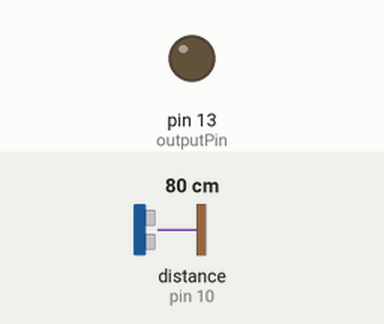
A sketch run on a simulated Arduino Uno, built with avr-gcc and run on an emulated ATmega328P. On the bench: output pins drawn as LEDs (lit = HIGH). Wiring (inferred from the names in the program): ultrasonic range finder: trigger pin 9; echo pin 10. The test bench sets the inputs (shaded band); at power-on: distance to the obstacle (sensor on pin 10) 80 cm. The echo pulse lasts 58.3 µs per cm; pins used as bus, display or sensor lines are not drawn.

Above: at 0.3 s.
Timing chart, 0 to 1.8 s (numbered marks = the images above):
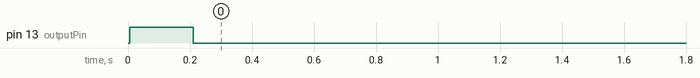

Measured:
- by itself, pin 13 (outputPin): LOW → HIGH at 0.01 s, → LOW 0.21 s later

The sketch:

ultrasonic_movement_sensor.ino
```cpp
const int trigPin = 9;
const int echoPin = 10;
const int outputPin = 13;  //output pin
const int motionThreshold = 5;
long previousDistance = 0;
long currentDistance = 0;

void setup() {
  pinMode(trigPin, OUTPUT);
  pinMode(echoPin, INPUT);
  pinMode(outputPin, OUTPUT);
}

void loop() {
  currentDistance = measureDistance();
  if (abs(currentDistance - previousDistance) > motionThreshold) {
    digitalWrite(outputPin, HIGH);
  } else {
    digitalWrite(outputPin, LOW);
  }
  previousDistance = currentDistance;
  delay(200); //random delay to prevent extra readings
}

long measureDistance() {
  digitalWrite(trigPin, LOW);
  delayMicroseconds(2);

  digitalWrite(trigPin, HIGH);
  delayMicroseconds(10);
  digitalWrite(trigPin, LOW);

  long duration = pulseIn(echoPin, HIGH); //calc time of echo

  long distance = duration * 0.034 / 2; //calc dist using time

  return distance;
}
```
